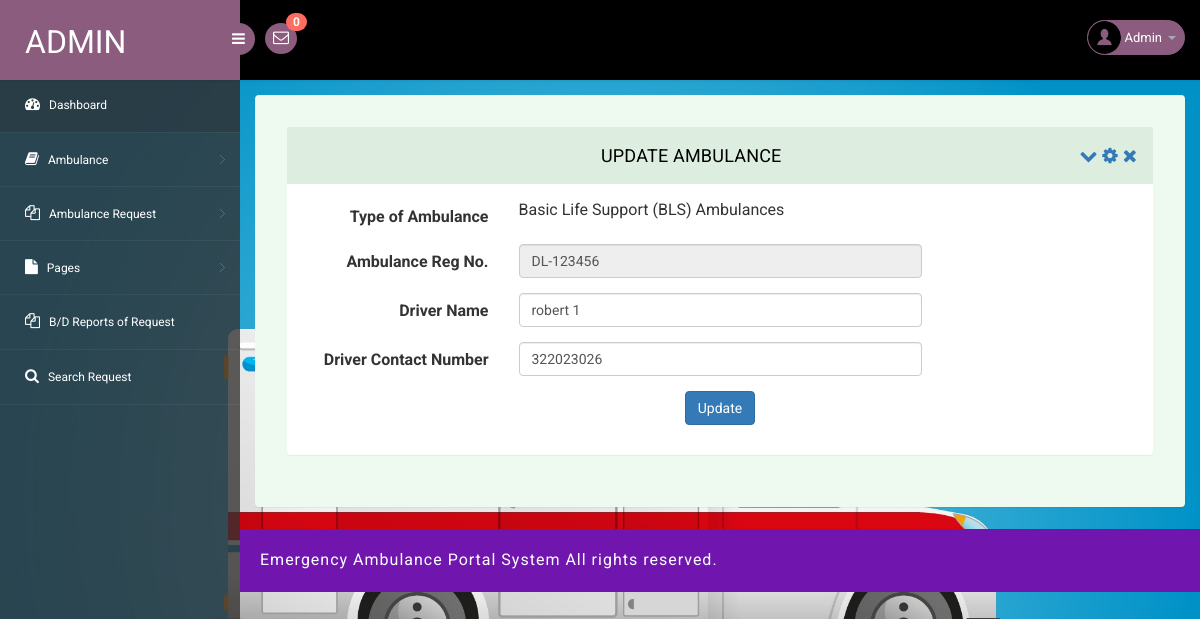
Screenshot of /eahp/admin/edit-ambulance.php?editid=11 (signed in) with the database file from the repository.
### tables this page shows
CREATE TABLE `tblambulance` (
  `ID` int(11) NOT NULL,
  `AmbulanceType` varchar(250) DEFAULT NULL,
  `AmbRegNum` varchar(250) DEFAULT NULL,
  `DriverName` varchar(250) DEFAULT NULL,
  `DriverContactNumber` bigint(20) DEFAULT NULL,
  `Ablemail` varchar(255) NOT NULL,
  `Ablpass` varchar(255) NOT NULL,
  `CreationDate` timestamp NULL DEFAULT current_timestamp(),
  `Status` varchar(250) DEFAULT NULL,
  `UpdationDate` timestamp NULL DEFAULT NULL ON UPDATE current_timestamp()
);

### eahp/admin/edit-ambulance.php (the view, shortened to what this page needs)
<?php
include('includes/dbconnection.php');
if (strlen($_SESSION['eahpaid']==0)) {
  header('location:logout.php');
  } else{
  ?>
<!DOCTYPE html>
<head>
<link rel="stylesheet" href="css/bootstrap.min.css" >
<link href="css/style.css" rel='stylesheet' type='text/css' />
<link href="css/style-responsive.css" rel="stylesheet"/>
<link rel="stylesheet" href="css/font.css" type="text/css"/>
<link href="css/font-awesome.css" rel="stylesheet">
</head>
<body>
<section id="container">
<?php include_once('includes/header.php');?>
<?php include_once('includes/sidebar.php');?>
<section id="main-content">
	<section class="wrapper">
		<div class="form-w3layouts">
            <div class="row">
                <div class="col-lg-12">
                    <section class="panel">
                        <header class="panel-heading">
                            Update Ambulance
                            <span class="tools pull-right">
                                <a class="fa fa-chevron-down" href="javascript:;"></a>
                                <a class="fa fa-cog" href="javascript:;"></a>
                                <a class="fa fa-times" href="javascript:;"></a>
                             </span>
                        </header>
                        <div class="panel-body">
                            <div class="form">
                                <form class="cmxform form-horizontal " method="post" action="">
                                    <?php
 $cid=$_GET['editid'];
$ret=mysqli_query($con,"select * from tblambulance where ID='$cid'");
while ($row=mysqli_fetch_array($ret)) {
?>
                                    <div class="form-group ">
                                        <label for="adminname" class="control-label col-lg-3">Type of Ambulance</label>
                                        <div class="col-lg-6">
                                             <?php   $atype=$row['AmbulanceType'];
                 if($atype=="1"){ ?>
                  <p>Basic Life Support (BLS) Ambulances</p>
                <?php } elseif($atype=="2"){ ?>
                  <p>Advanced Life Support (ALS) Ambulances</p>
                <?php } elseif($atype=="3"){ ?>
                   <p>Non-Emergency Patient Transport Ambulances</p>
                   <?php } elseif($atype=="4"){ ?>
                     <p>Boat Ambulance</p>
                     <?php } ?>
                                        </div>
                                    </div>
                                    <div class="form-group ">
                                        <label for="adminname" class="control-label col-lg-3">Ambulance Reg No.</label>
                                        <div class="col-lg-6">
                                            <input class=" form-control" id="ambregnum" name="ambregnum" type="text" readonly="true" value="<?php  echo $row['AmbRegNum'];?>">
                                        </div>
                                    </div>
                                    <div class="form-group ">
                                        <label for="adminname" class="control-label col-lg-3">Driver Name</label>
                                        <div class="col-lg-6">
                                            <input class=" form-control" id="dname" name="dname" type="text" required="true" value="<?php  echo $row['DriverName'];?>">
                                        </div>
                                    </div>
                                     <div class="form-group ">
                                        <label for="adminname" class="control-label col-lg-3">Driver Contact Number</label>
                                        <div class="col-lg-6">
                                            <input class=" form-control" id="dconnum" name="dconnum" type="text" required="true" value="<?php  echo $row['DriverContactNumber'];?>" maxlength="10" pattern="[0-9]+">
                                        </div>
                                    </div>
                                    <?php } ?>
                                    <div class="form-group">
                                        <div class="col-lg-offset-3 col-lg-6">
                                          <p style="text-align: center;"> <button class="btn btn-primary" type="submit" name="submit">Update</button></p>
                                        </div>
                                    </div>
                                </form>
                            </div>
                        </div>
                    </section>
                </div>
            </div>
        </div>
</section>
		  <?php include_once('includes/footer.php');?>
</section>
</section>
</body>
</html>
<?php }  ?>

### eahp/admin/includes/header.php (shortened to what this page needs)
<?php
include('includes/dbconnection.php');
?>
<header class="header fixed-top clearfix">
<div class="brand">
    <a href="dashboard.php" class="logo">
        Admin
    </a>
    <div class="sidebar-toggle-box">
        <div class="fa fa-bars"></div>
    </div>
</div>
<div class="nav notify-row" id="top_menu">
    <ul class="nav top-menu">
<?php
$ret1=mysqli_query($con,"select * from tblambulancehiring
 where   (tblambulancehiring.Status is null || tblambulancehiring.Status='')");
$num=mysqli_num_rows($ret1);
?>
        <li id="header_inbox_bar" class="dropdown">
            <a data-toggle="dropdown" class="dropdown-toggle" href="#">
                <i class="fa fa-envelope-o"></i>
                <span class="badge bg-important"><?php echo $num;?></span>
            </a>
        </li>
    </ul>
</div>
<div class="top-nav clearfix">
    <ul class="nav pull-right top-menu">
        <li class="dropdown">
    <a data-toggle="dropdown" class="dropdown-toggle" href="#">
        <?php
        if ($_SESSION['role'] == 'admin') {
            $adid = $_SESSION['eahpaid'];
            $ret = mysqli_query($con, "SELECT AdminName FROM tbladmin WHERE ID='$adid'");
            $row = mysqli_fetch_array($ret);
            $name = $row['AdminName'];
        } elseif ($_SESSION['role'] == 'driver') {
            $driverid = $_SESSION['driverid'];
            $ret = mysqli_query($con, "SELECT DriverName FROM tblambulance WHERE ID='$driverid'");
            $row = mysqli_fetch_array($ret);
            $name = $row['DriverName'];
        }
        ?>
        <img alt="" src="images/2.png">
        <span class="username"><?php echo $name; ?></span>
        <b class="caret"></b>
    </a>
</li>
    </ul>
</div>
</header>

### eahp/admin/css/style.css (style rules this page uses)
ul, ol { margin: 0; }
p { margin: 0; }
html, body { font-family: 'Roboto', sans-serif; font-size: 100%; overflow-x: hidden; background: url(../images/bg.jpg) no-repeat 0px 0px; background-size:cover; }
body a { transition: 0.5s all ease; -webkit-transition: 0.5s all ease; -moz-transition: 0.5s all ease; -o-transition: 0.5s all ease; -ms-transition: 0.5s all ease; text-decoration:none; }
p { margin:0; }
ul,label { margin:0; padding:0; }
#main-content { margin-left:240px; -webkit-transition:all .3s ease-in-out; -moz-transition:all .3s ease-in-out; -o-transition:all .3s ease-in-out; transition:all .3s ease-in-out; }
.header { left:0; right:0; z-index:1002; background:#000; -webkit-transition:all .3s ease-in-out; -moz-transition:all .3s ease-in-out; -o-transition:all .3s ease-in-out; transition:all .3s ease-in-out; }
.fixed-top { position:fixed; box-shadow:1px 0 3px rgba(0,0,0,.15); }
.wrapper { display:inline-block; margin-top:80px; padding:15px; width:100%; }
.brand { background:#8b5c7e; float:left; width:240px; height:80px; position:relative; }
a.logo { font-size:32px; color:#fff; float:left; margin:20px 0 0 25px; text-transform:uppercase; }
#top_menu .nav>li,ul.top-menu>li { float:left; }
.notify-row { float:left; margin-top:23px; margin-left:25px; }
ul.top-menu { margin-right:15px; margin-top: 0; }
ul.top-menu > li > a { color: #fff; font-size: 16px; background: #8b5c7e; padding: 4px 8px; margin-right: 15px; border-radius: 50%; -webkit-border-radius: 50%; padding-right: 8px !important; }
.notify-row .badge { position:absolute; right:-10px; top:-10px; z-index:100; }
.top-nav { margin-top:20px; }
.top-nav img { border-radius:50%; -webkit-border-radius:50%; width:33px; }
.top-nav .username { font-size:13px; color:#fff; }
.top-nav ul.top-menu>li>a { border-radius: 100px; -webkit-border-radius: 100px; padding: 0px; background: none; margin-right: 0; border: 1px solid #8b5c7e; background: #8b5c7e; }
.top-nav ul.top-menu>li { margin-left:10px; }
.top-nav .nav .caret { border-bottom-color:#A4AABA; border-top-color:#A4AABA; }
.sidebar-toggle-box { float:left; margin-top:23px; margin-left:-15px; background:#8b5c7e; border-radius:50%; -webkit-border-radius:50%; width:32px; height:32px; position:absolute; right:-15px; }
.sidebar-toggle-box .fa-bars { cursor:pointer; display:inline-block; font-size:15px; padding:8px 8px 8px 9px; color:#fff; }
.panel-heading { position: relative; height: 57px; line-height: 57px; letter-spacing: 0.2px; color: #000; font-size: 18px; font-weight: 400; padding: 0 16px; background:#ddede0; border-top-right-radius: 2px; border-top-left-radius: 2px; text-transform: uppercase; text-align: center; }
.panel { border: none ! important; }
.form-w3layouts { background: #eef9f0; padding: 2em; border-radius: 4px; -webkit-box-shadow: 0 1px 1px rgba(0,0,0,.05); box-shadow: 0 1px 1px rgba(0,0,0,.05); }
.badge.bg-important { background: #ff6c60; }

### rows the page displays
tblambulance: AmbulanceType "Basic Life Support (BLS) Ambulances", ambregnum "DL-123456", dname "robert 1", dconnum "322023026"

### other values shown
$num "0"
$name "Admin"
